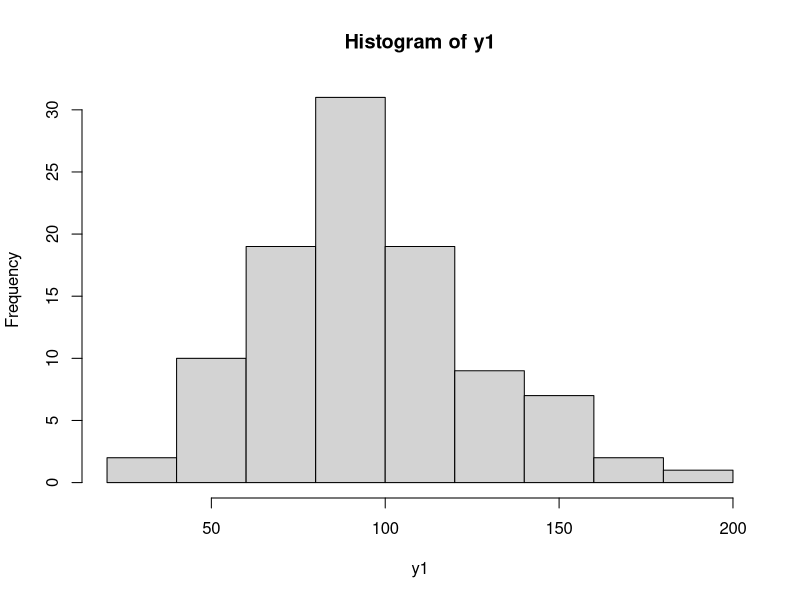
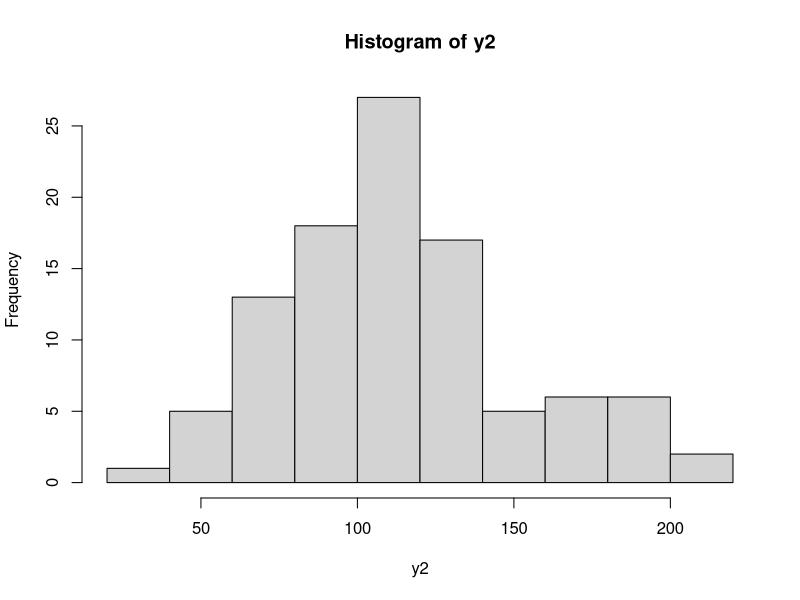
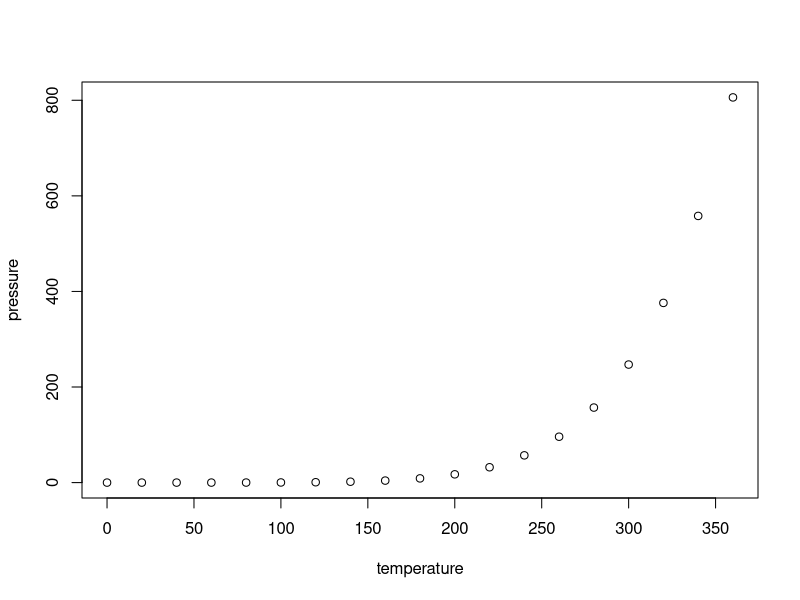

Generate these figures, in order, with R:
## ---- chunk 1
knitr::opts_chunk$set(echo = TRUE)
## ---- chunk 2
set.seed(1)
z <- rnorm(100)
x <- rpois(100, 10.3)
y <- rbinom(100, 1, .25)
y1 <- 5*z+x*10+rnorm(100, 2, 1)
y2 <- 5*z+x*12+rnorm(100, 2, 1)

hist(y1)
hist(y2)

t.test(y1)
t.test(y2)
## ---- chunk 3
plot(pressure)
